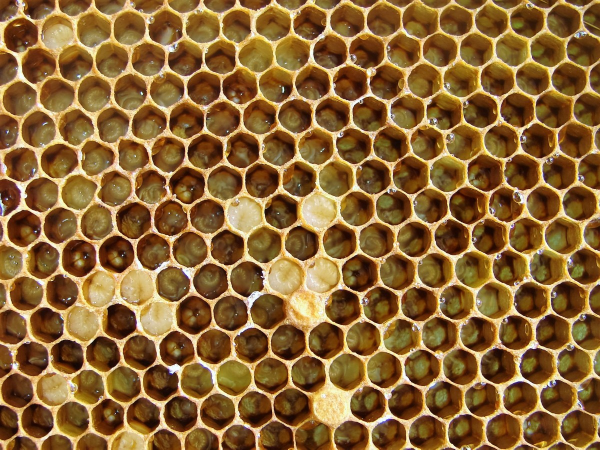
%> input picture Assignment 4/inl4_to_students/task1/honeycomb.jpg, 1200 x 899 px (shown at 1/2 size)
$ octave task1.m   (GNU Octave 9; MATLAB toolbox functions it lacks are replaced by stand-ins)
%> lines starting %> are read from the running program, lines starting %| are printed output that depends on the picture; in (x1, y1, x2, y2) boxes, pixels count from 0 and x2, y2 are one past the last pixel; in counts of white or black regions, pixels touching at a corner belong together; the program's own positions count from 1
%% Preprocess the image
honeycomb = imread('task1/honeycomb.jpg');
%> honeycomb is the input picture: size 899x1200x3 uint8; mean R, G, B 139.7, 102.5, 54.3
honeycomb = imrotate(honeycomb, -1);
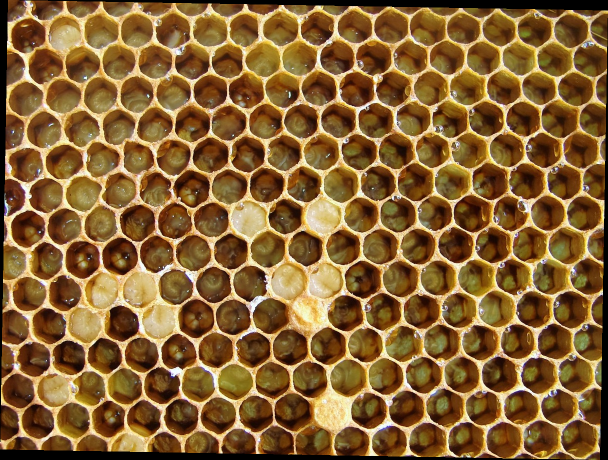
%> honeycomb: size 920x1216x3 uint8 (shown at 1/2 size); mean R, G, B 134.7, 98.8, 52.3
binary_honeycomb = imbinarize(rgb2gray(honeycomb));
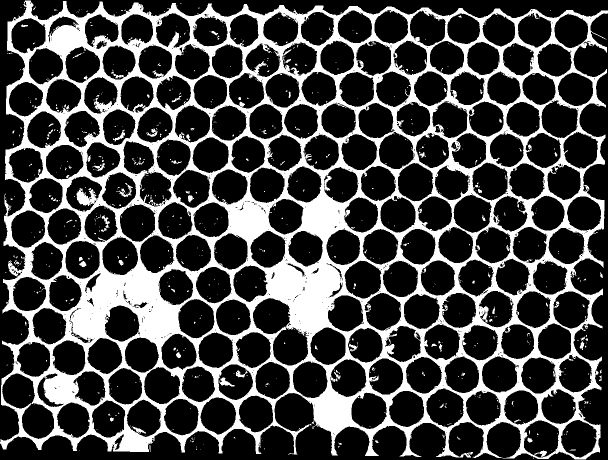
%> binary_honeycomb: size 920x1216 logical (shown at 1/2 size); 26.3% white; 850 white regions (771 under 20 px), largest, box (x1, y1, x2, y2) and area: (0, 1, 1216, 919) 287019, (438, 755, 470, 773) 231, (237, 370, 266, 394) 214

se = strel('disk',17, 6);
eroded = imerode(binary_honeycomb, se);
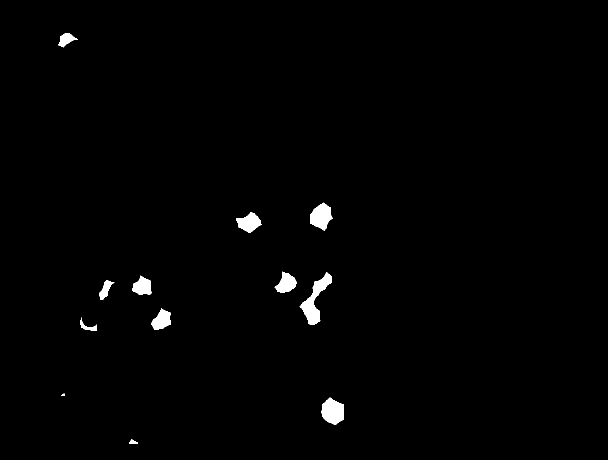
%> eroded: size 920x1216 logical (shown at 1/2 size); 1% white; 12 white regions, largest, box (x1, y1, x2, y2) and area: (599, 545, 664, 650) 2324, (643, 795, 688, 850) 1765, (620, 405, 665, 462) 1608
se = strel('disk',5, 6);
dilated = imdilate(eroded, se);
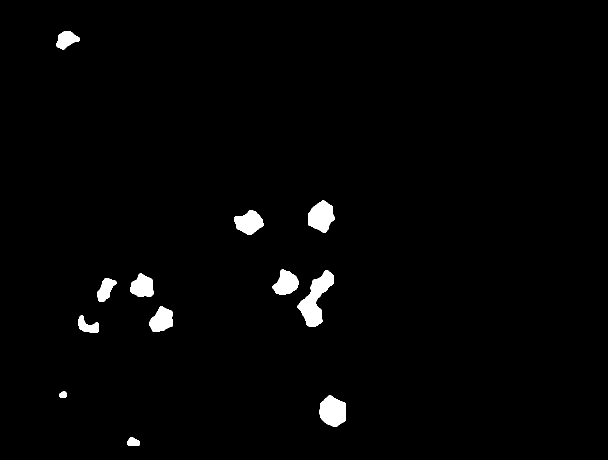
%> dilated: size 920x1216 logical (shown at 1/2 size); 1.7% white; 12 white regions, largest, box (x1, y1, x2, y2) and area: (595, 541, 668, 654) 3618, (639, 791, 692, 854) 2509, (616, 401, 669, 466) 2356
no_filled = binary_honeycomb - dilated;
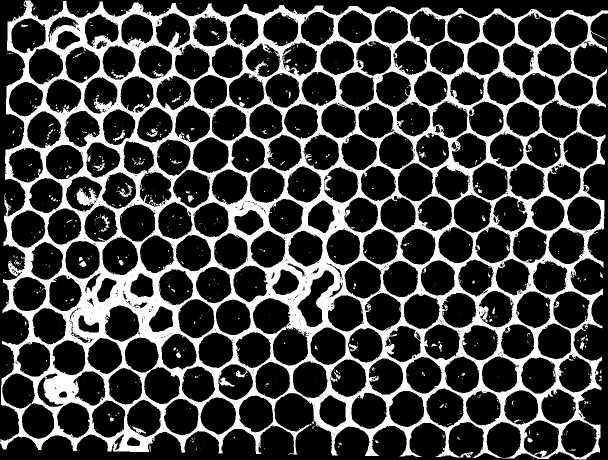
%> no_filled: size 920x1216 double (shown at 1/2 size); values 0 (black) and 1 (white), 24.6% white; 850 white regions (771 under 20 px), largest, box (x1, y1, x2, y2) and area: (0, 1, 1216, 919) 268113, (438, 755, 470, 773) 231, (237, 370, 266, 394) 214
binary_honeycomb = no_filled;
imshow(binary_honeycomb)

%% Build hexagon shaped filter:
xCenter = 37;
yCenter = 41;
numSides = 6;
theta = linspace(0, 2*pi, numSides + 1);
theta = theta - pi/6;
r1 = 43;
r2 = 40;
x1 = r1 * cos(theta) + xCenter;
y1 = r1 * sin(theta) + yCenter;
x2 = r2 * cos(theta) + xCenter;
y2 = r2 * sin(theta) + yCenter;
hex_filter1 = poly2mask(x1, y1, 82, 74);
hex_filter2 = poly2mask(x2, y2, 82, 74);
hex_filter = hex_filter1 - hex_filter2;
imshow(hex_filter)
%% "Convolve" the filter with the image
[rows, cols] = size(hex_filter);
[M,N] = size(binary_honeycomb);
%> M = 920; N = 1216
segmented_image = zeros(M,N);
segments = {};
% Create area that is the "interior of a cell" so we can see what cells
% we've already processed
interior = bwlabel(abs(hex_filter-1));
%> (the run ends here)
